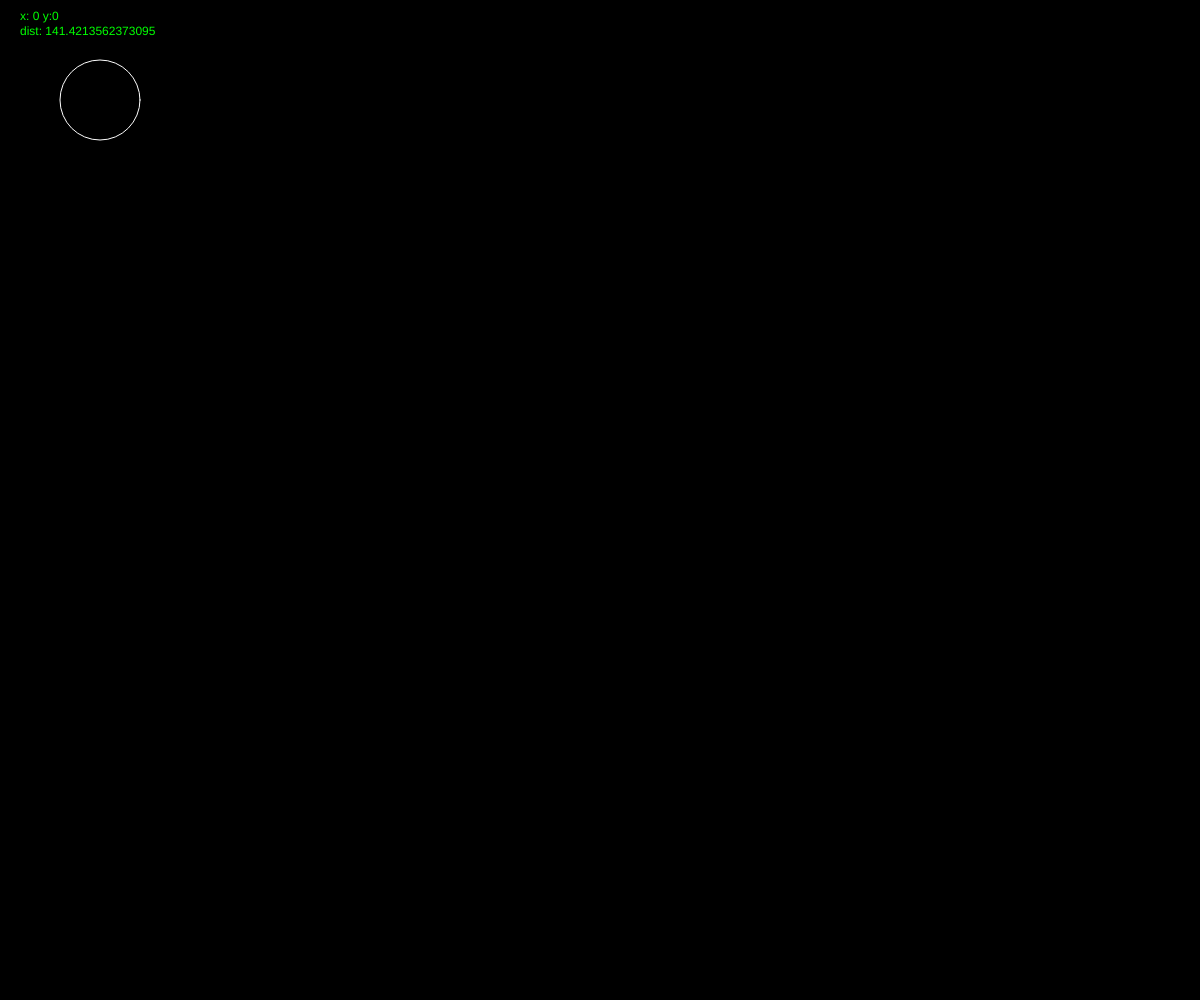
Frame 1 (no input)
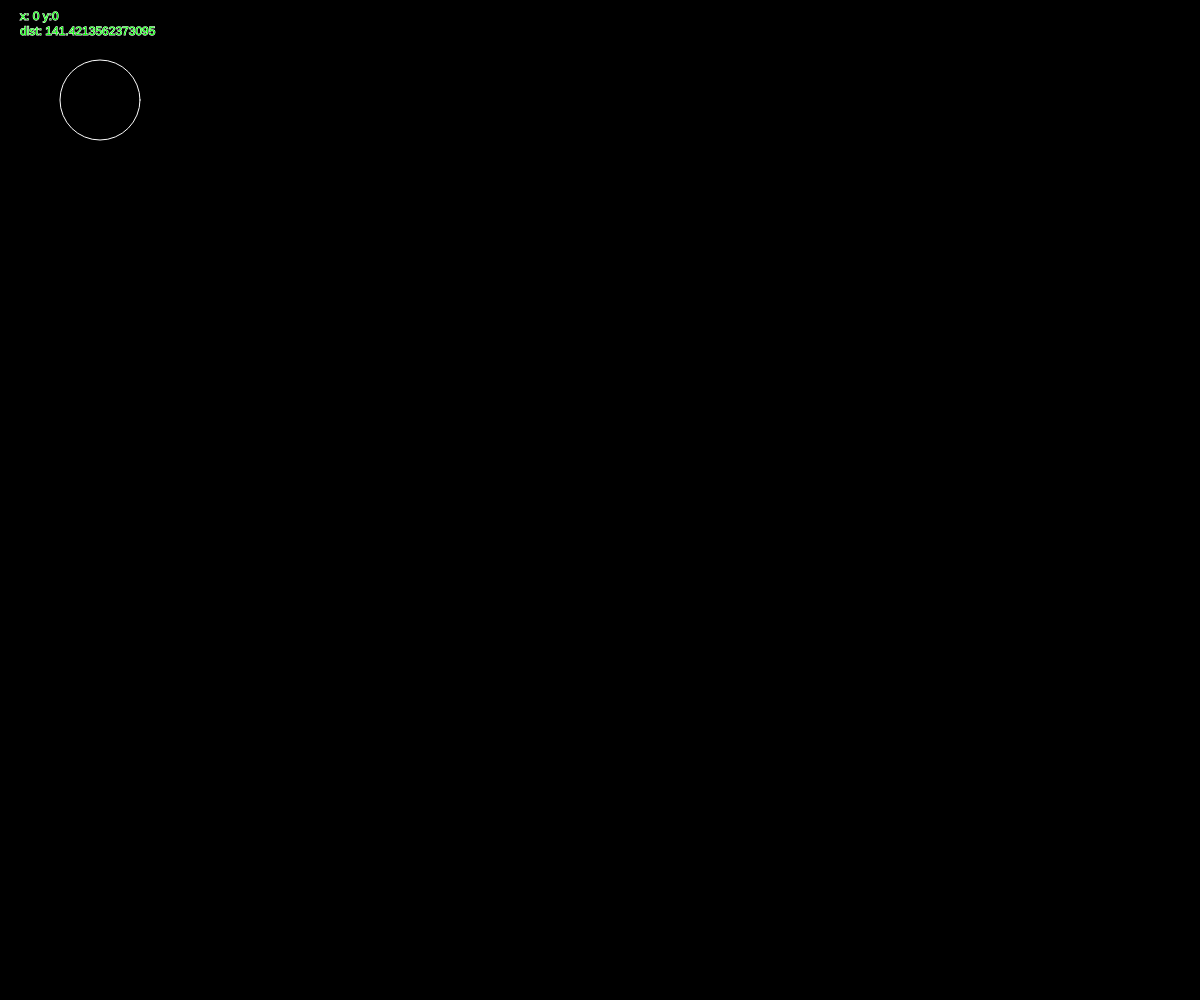
Frame 60 (no input)
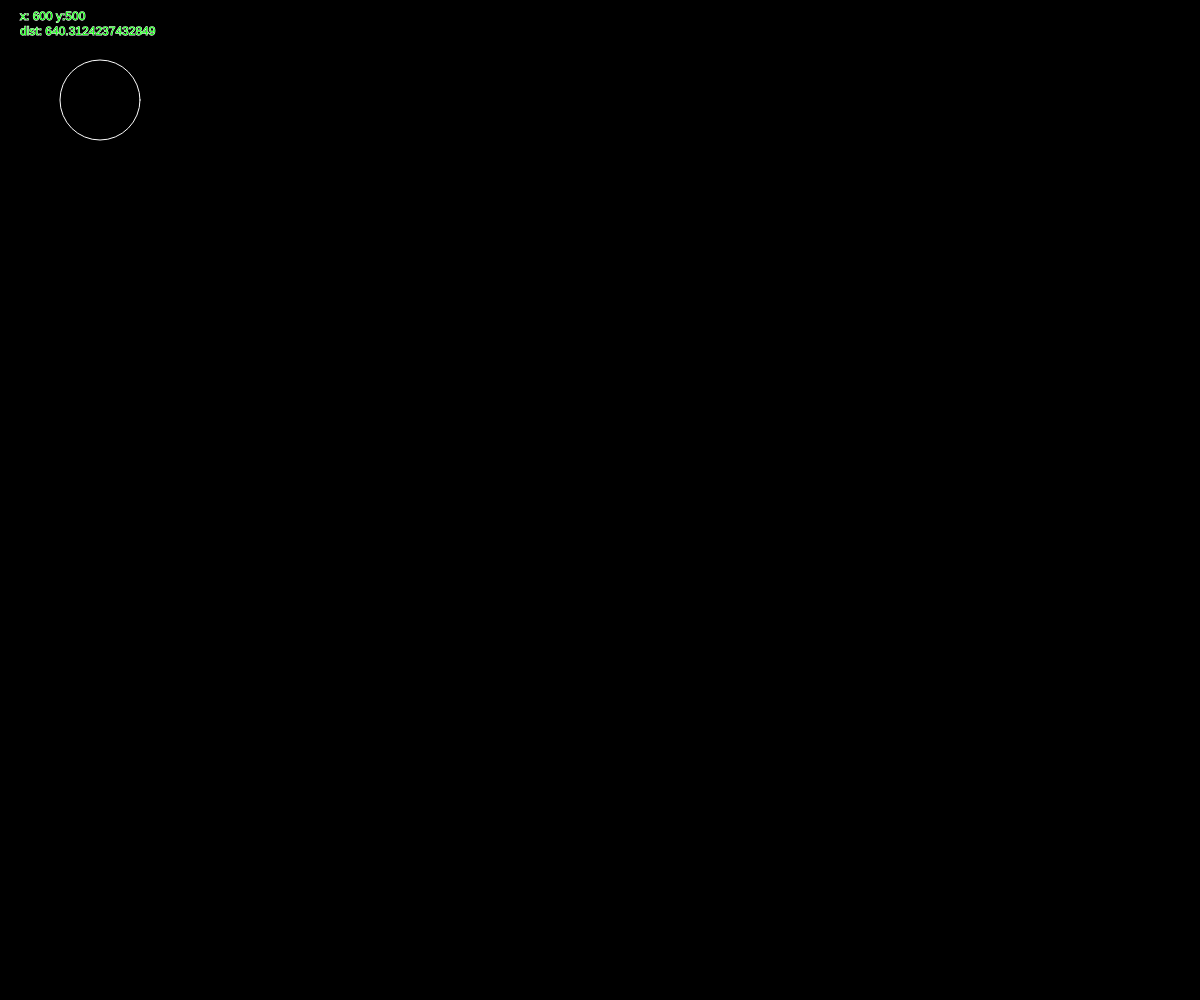
Frame 120 (the mouse pressed at the canvas centre since frame 60)

The p5.js sketch that drew these frames (run headless with seeded random() and noise() and a simulated clock; from frame 60 on, the mouse is pressed at the canvas centre):

// p5.js sketch
// ── sketch.js
let buttonX = 100;
let buttonY = 100;
let buttonZ = 80;

function setup() {
  createCanvas(windowWidth, windowHeight);
  background(0);
}

function draw() {
  background(0);
  fill(0,255,0);
  text("x: "+mouseX + " y:"+ mouseY,20,20);
  strokeWeight(1);
  
  //distance is a function tells the distance between 2 points
  let distance = dist(mouseX,mouseY,100,100);
  text("dist: " + distance,20,35);

  stroke(255); //white stroke
  noFill(); // resets fill to none

  if(distance<buttonZ/2){ 
    //is the distance between the mouse and
    //the center of the button LESS THAN the radius?
    fill("#ed1b1bff");
    strokeWeight(3);
  }
  circle(buttonX,buttonY,buttonZ);
}
